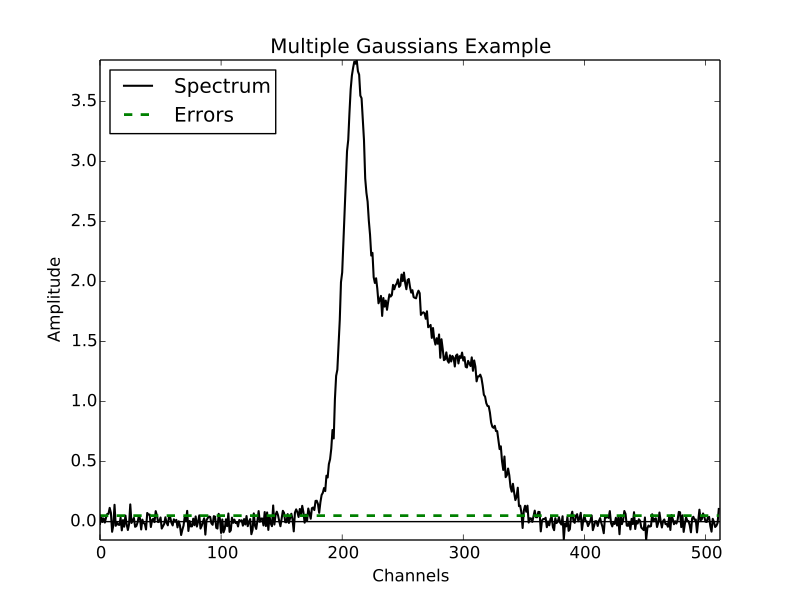

The Python source for this figure:
# Create profile with multiple, blended Gaussians and added noise
# Store in format required for GaussPy

import numpy as np
import pickle

def gaussian(amp, fwhm, mean):
    return lambda x: amp * np.exp(-(x-mean)**2/4./(fwhm/2.355)**2)

# Specify filename of output data
FILENAME = 'multiple_gaussians.pickle'

# Number of Gaussian functions per spectrum
NCOMPS = 3

# Component properties
AMPS = [3,2,1]
FWHMS = [10,50,30] # channels
MEANS = [210,250,310] # channels

# Data properties
RMS = 0.05
NCHANNELS = 512

# Initialize
gausspy_data = {}
chan = np.arange(NCHANNELS)
errors = np.ones(NCHANNELS) * RMS

spectrum = np.random.randn(NCHANNELS) * RMS

# Create spectrum
for a, w, m in zip(AMPS, FWHMS, MEANS):
    spectrum += gaussian(a, w, m)(chan)

# Enter results into AGD dataset
gausspy_data['data_list'] = gausspy_data.get('data_list', []) + [spectrum]
gausspy_data['x_values'] = gausspy_data.get('x_values', []) + [chan]
gausspy_data['errors'] = gausspy_data.get('errors', []) + [errors]

pickle.dump(gausspy_data, open(FILENAME, 'w'))
#print 'Created: ', FILENAME

import matplotlib.pyplot as plt

fig = plt.figure()
ax = fig.add_subplot(111)

ax.plot(chan, spectrum, color='black', label='Spectrum', linewidth=1.5)
ax.plot(chan, errors, color='green', label='Errors', linestyle='dashed', linewidth=2.)
ax.axhline(0.0, color='black', lw=1)

ax.set_title(r'Multiple Gaussians Example')
ax.set_xlabel(r'Channels')
ax.set_ylabel(r'Amplitude')

ax.set_xlim(0,NCHANNELS)
ax.set_ylim(np.min(spectrum),np.max(spectrum))
plt.legend(loc=2)

plt.show()
